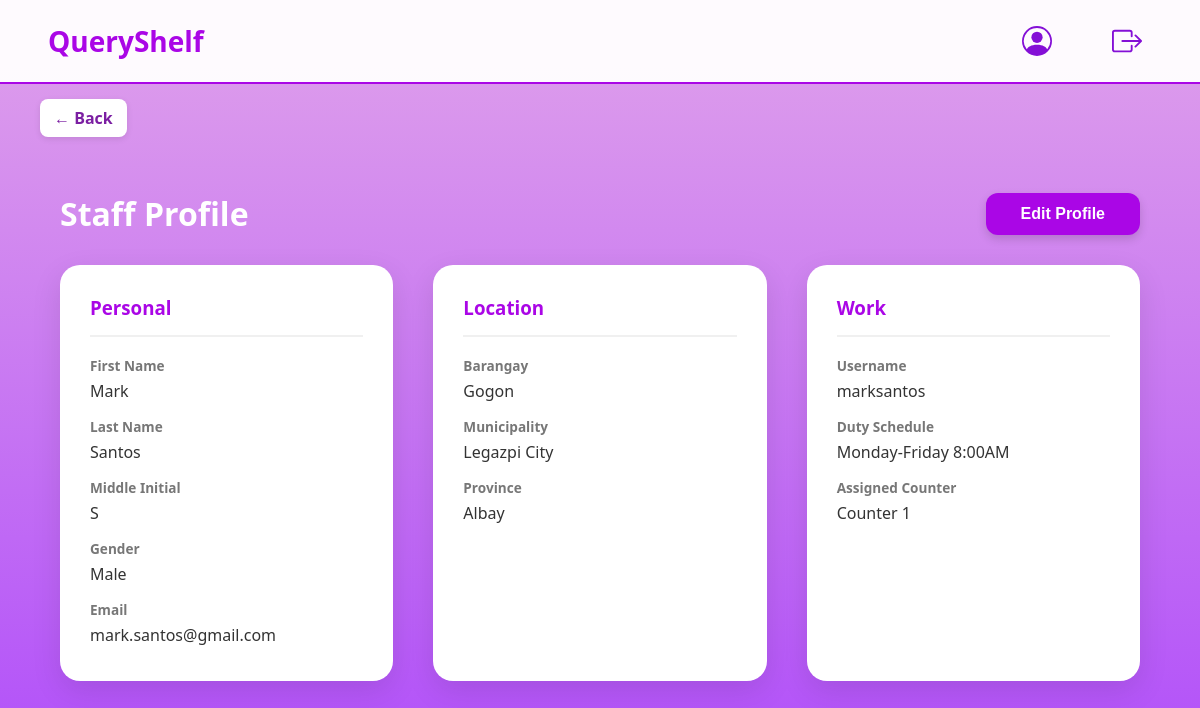
The page /php/clerk_profile.php (signed in) on the database its author committed.
### tables this page shows
CREATE TABLE `user` (
  `user_id` int(11) NOT NULL,
  `user_fname` varchar(50) NOT NULL,
  `user_lname` varchar(50) NOT NULL,
  `user_midInit` char(1) DEFAULT NULL,
  `birth_date` date NOT NULL,
  `gender` varchar(10) NOT NULL CHECK (`gender` in ('male','female')),
  `email` varchar(50) NOT NULL,
  `user_type` varchar(30) NOT NULL CHECK (`user_type` in ('Librarian','Borrower','IT Staff','Library Clerk')),
  `add_id` varchar(10) NOT NULL
);

### php/clerk_profile.php (the view, shortened to what this page needs)
<?php
require '../db.php';
$user_id = $_SESSION['user_id'];
$stmt = $pdo->prepare("SELECT u.*, c.*, a.* FROM user u LEFT JOIN `library clerk` c ON u.user_id=c.user_id LEFT JOIN `user location` a ON u.add_id=a.add_id WHERE u.user_id=?");
$stmt->execute([$user_id]);
$user = $stmt->fetch(PDO::FETCH_ASSOC);
?>
<!DOCTYPE html>
<html>
<head>
    <link rel="stylesheet" href="/QueryShelf/css/clerk_profile.css">
</head>
<body>
<nav class="navbar px-4">
    <div class="logo">QueryShelf</div>
    <div class="nav-right">
        <a href="/QueryShelf/php/clerk_profile.php" class="icon-btn"><img src="/QueryShelf/assets/person-circle.svg"></a>
        <a href="/QueryShelf/php/logout.php" class="icon-btn"><img src="/QueryShelf/assets/box-arrow-right.svg"></a>
    </div>
</nav>
<div class="back-container">
    <a href="javascript:history.back()" class="back-btn">← Back</a>
</div>
<div class="profile-container">
    <div class="header-row">
        <h2>Staff Profile</h2>
        <button class="edit-btn" onclick="document.getElementById('editModal').classList.add('show')">Edit Profile</button>
    </div>
    <div class="grid">
        <div class="card">
            <h3>Personal</h3>
            <label>First Name</label><p><?= htmlspecialchars($user['user_fname'] ?? 'N/A') ?></p>
            <label>Last Name</label><p><?= htmlspecialchars($user['user_lname'] ?? 'N/A') ?></p>
            <label>Middle Initial</label><p><?= htmlspecialchars($user['user_midInit'] ?? 'N/A') ?></p>
            <label>Gender</label><p><?= htmlspecialchars($user['gender'] ?? 'N/A') ?></p>
            <label>Email</label><p><?= htmlspecialchars($user['email'] ?? 'N/A') ?></p>
        </div>
        <div class="card">
            <h3>Location</h3>
            <label>Barangay</label><p><?= htmlspecialchars($user['user_brgy'] ?? 'N/A') ?></p>
            <label>Municipality</label><p><?= htmlspecialchars($user['user_municipality'] ?? 'N/A') ?></p>
            <label>Province</label><p><?= htmlspecialchars($user['user_province'] ?? 'N/A') ?></p>
        </div>
        <div class="card">
            <h3>Work</h3>
            <label>Username</label><p><?= htmlspecialchars($user['libclerk_username'] ?? 'N/A') ?></p>
            <label>Duty Schedule</label><p><?= htmlspecialchars($user['duty_schedule'] ?? 'N/A') ?></p>
            <label>Assigned Counter</label><p><?= htmlspecialchars($user['assigned_counter'] ?? 'N/A') ?></p>
        </div>
    </div>
</div>
</body>
</html>

### css/clerk_profile.css (style rules this page uses)
:root { --primary-purple: #aa06e6; --bg-gradient: linear-gradient(#d37ae2b3, #8d00f8b3); --card-bg: #ffffff; --navbar-bg: rgba(255, 255, 255, 0.95); --shadow: 0 10px 30px rgba(0, 0, 0, 0.1); }
body { background: var(--bg-gradient); background-attachment: fixed; min-height: 100vh; font-family: 'Segoe UI', Arial, sans-serif; margin: 0; }
.navbar { background-color: var(--navbar-bg) !important; padding: 1rem 3rem; border-bottom: 2px solid var(--primary-purple); display: flex; justify-content: space-between; align-items: center; }
.logo { font-size: 28px; font-weight: bold; color: var(--primary-purple); }
.nav-right { display: flex; align-items: center; gap: 40px; }
.icon-btn { background: transparent; border: none; cursor: pointer; padding: 10px; display: flex; }
.icon-btn img { width: 30px; height: 30px; filter: invert(13%) sepia(93%) saturate(5451%) hue-rotate(276deg) brightness(85%) contrast(105%); }
.profile-container { margin: 40px 60px; }
.header-row { display: flex; justify-content: space-between; align-items: center; margin-bottom: 30px; }
.header-row h2 { color: #ffffff; font-size: 32px; margin: 0; }
.edit-btn { background-color: var(--primary-purple); color: white; font-weight: 700; border-radius: 12px; padding: 12px 35px; font-size: 16px; border: none; cursor: pointer; box-shadow: 0 4px 10px rgba(0,0,0,0.15); transition: transform 0.2s; }
.grid { display: grid; grid-template-columns: repeat(3, 1fr); gap: 40px; }
.card { background: var(--card-bg); padding: 30px; border-radius: 20px; box-shadow: var(--shadow); }
.card h3 { color: var(--primary-purple); border-bottom: 2px solid #f0f0f0; padding-bottom: 15px; margin-top: 0; }
.card label { font-weight: 700; color: #777; display: block; margin-top: 15px; font-size: 0.85rem; }
.card p { margin: 5px 0; color: #333; font-weight: 500; }
.back-container { padding: 15px 40px; }
.back-btn { display: inline-block; text-decoration: none; color: #7b1fa2; font-weight: bold; font-size: 16px; padding: 8px 14px; border-radius: 8px; transition: 0.2s; background: white; box-shadow: 0 2px 6px rgba(0,0,0,0.1); }

### rows shown on the page
user: user_fname "Mark", user_lname "Santos", user_midInit "S", gender "Male", email "mark.santos@gmail.com", add.user_brgy "Gogon", add.user_municipality "Legazpi City", add.user_province "Albay", library clerk.libclerk_username "marksantos", library clerk.duty_schedule "Monday-Friday 8:00AM", library clerk.assigned_counter "Counter 1"
